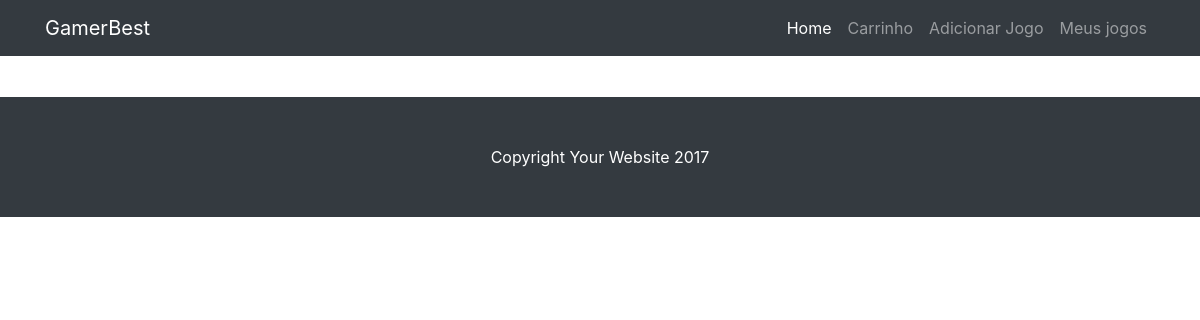
The page /meus_jogos on the database as committed earlier.
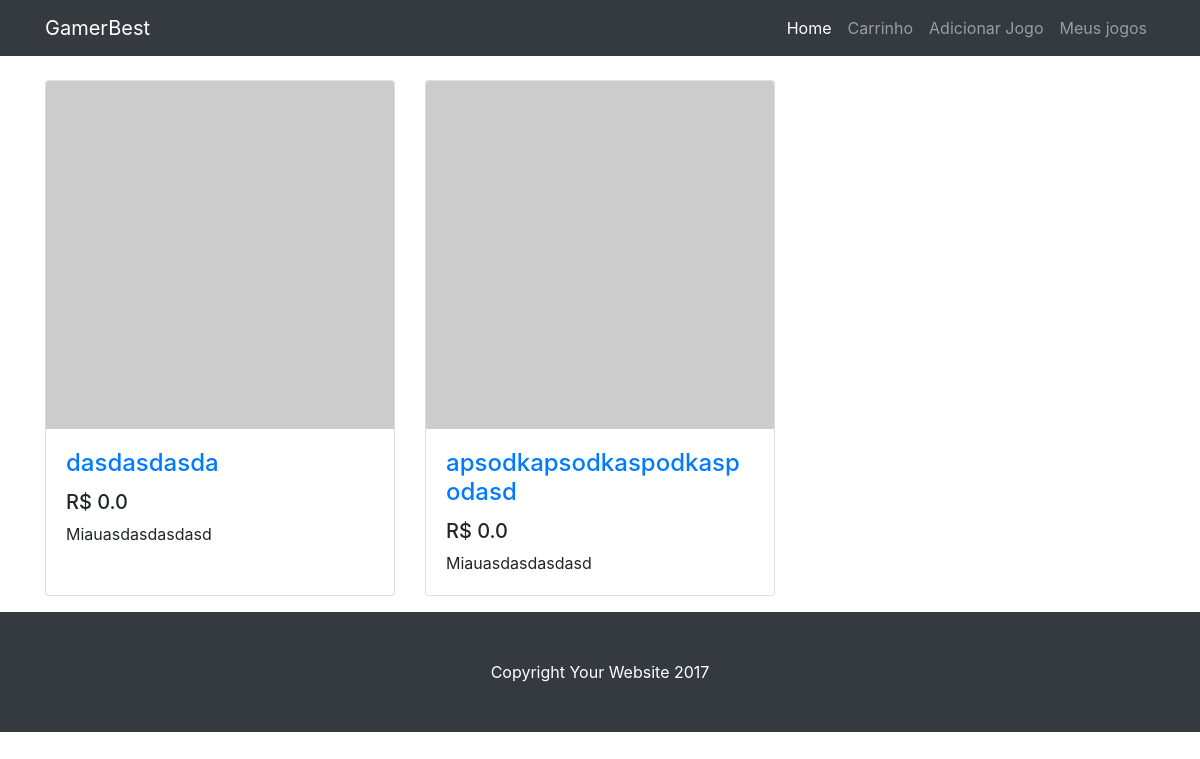
The same page on the database as committed later.
### games/models.py (models this page shows)
class Jogo(models.Model):
    nome = models.CharField(max_length=100)
    preco = models.FloatField(default=0)
    descricao = models.TextField(default="Miau")
    quant_estoque = models.IntegerField(default=0)
    desenvolvedora = models.ForeignKey(Desenvolvedora, on_delete=models.CASCADE, related_name='jogos')
    publicadora = models.ForeignKey(Publicadora, on_delete=models.CASCADE, related_name='jogos')

### games/views.py (the view)
# urls.py: path('meus_jogos', views.meus_jogos, name='meus_jogos'),
def meus_jogos(request):
    jogos = []
    carrinhos_finalizados = Carrinho.objects.filter(finalizado = True)
    for carrinho_finalizado in carrinhos_finalizados:
        for jogo in carrinho_finalizado.jogos_carrinho.all():
            jogos.append(jogo)
    return render(request,'meus_jogos.html', {'jogos':jogos})

### games/templates/meus_jogos.html
{% extends "base.html" %}
{% block body %}
<div class="col-lg-12">
    <div class="row">
        {% for jogo in jogos %}
        <div class="col-lg-4 col-md-6">
            <div class="card h-100">
                <a href="#"><img class="card-img-top" src="http://placehold.it//350x350" alt=""></a>
                <div class="card-body">
                <h4 class="card-title">
                    <a href="{% url 'jogo' jogo.id %}">{{jogo.nome}}</a>
                </h4>
                <h5>R$ {{jogo.preco}}</h5>
                <p class="card-text">{{jogo.descricao}}</p>
                </div>
            </div>
        </div>
        {% endfor %}
    </div>
</div>
{% endblock %}

Rows that differ between the two databases and show on the page:
added Jogo: nome "dasdasdasda", preco "0.0", descricao "Miauasdasdasdasd"
added Jogo: nome "apsodkapsodkaspodkaspodasd", preco "0.0", descricao "Miauasdasdasdasd"
